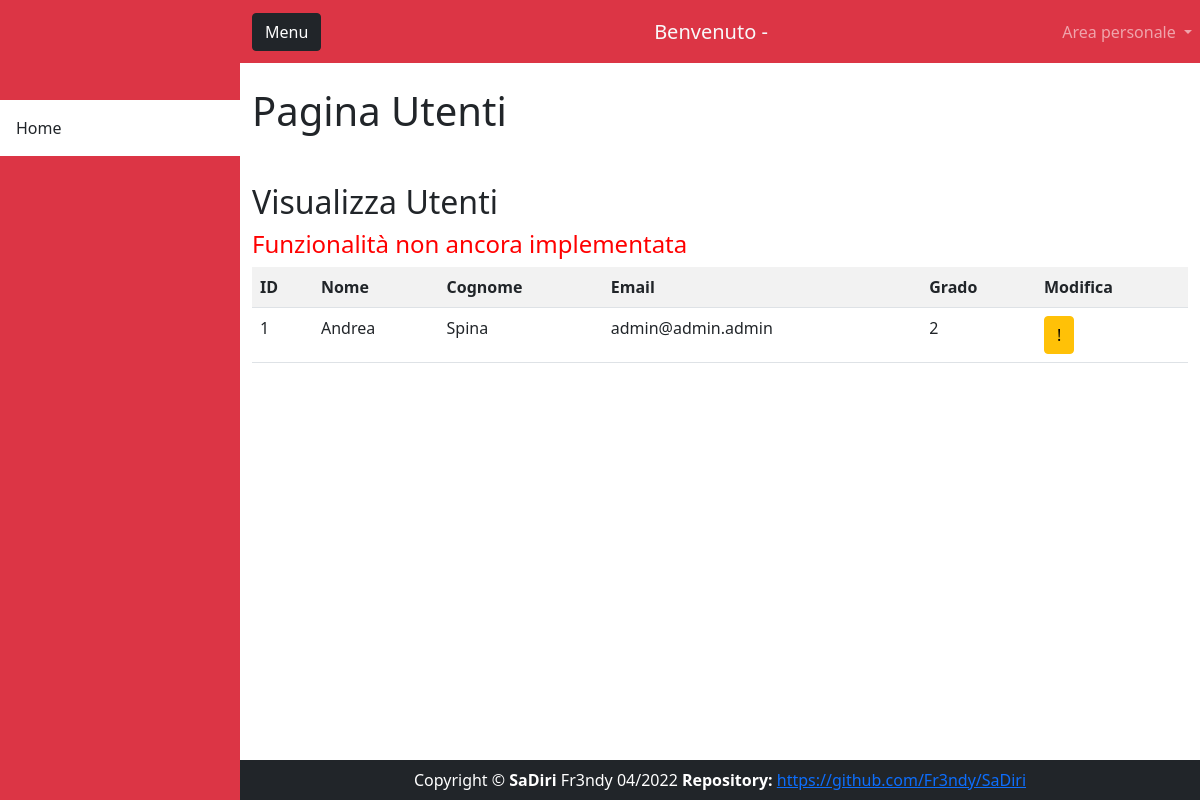
Screenshot of /admin_utenti.php with the database file from the repository.
### tables this page shows
CREATE TABLE IF NOT EXISTS `utenti` (
  `ID_UTENTE` int NOT NULL AUTO_INCREMENT,
  `EMAIL` varchar(64) DEFAULT NULL,
  `PASS` varchar(32) DEFAULT NULL,
  `NOME` varchar(31) DEFAULT NULL,
  `COGNOME` varchar(32) DEFAULT NULL,
  `ALIAS` varchar(32) DEFAULT NULL,
  `GRADO` int DEFAULT NULL,
  PRIMARY KEY (`ID_UTENTE`),
  UNIQUE KEY `EMAIL` (`EMAIL`),
  UNIQUE KEY `ALIAS` (`ALIAS`)
);

### admin_utenti.php (the view, shortened to what this page needs)
<!DOCTYPE html>
<html lang="en">
<head>
    <link href="css/styles1.css" rel="stylesheet" />
</head>
<body class="d-flex flex-column">
    <div class="d-flex" id="wrapper">
        <div class="bg-danger" id="sidebar-wrapper">
            <div class="sidebar-heading py-5 bg-danger "></div>
            <div class="list-group list-group-flush d-flex flex-column" style="height:86%">
                <a class="list-group-item list-group-item-action p-3  my-1" href="admin_home.php">Home</a>
            </div>
        </div>
        <div id="page-content-wrapper" class="d-flex flex-column" style="height: 100vh;">
            <nav class="sb-topnav navbar navbar-expand navbar-dark bg-danger" style="height: 8vh;">
                <div class="container-fluid">
                    <button class="btn btn-dark" id="sidebarToggle">Menu</button>
                </div>
                <p class="lead mb-0 text-light w-100">Benvenuto -
                </p>
                <ul class="navbar-nav ms-auto">
                    <li class="nav-item dropdown">
                        <a class="nav-link  dropdown-toggle" href="#" data-bs-toggle="dropdown"> Area personale </a>
                    </li>
                </ul>
            </nav>
            <div class="container-fluid " style="overflow: auto; height: 88vh;">
                <h1 class="mt-4">Pagina Utenti</h1>
                <h2>Visualizza Utenti</h2>
                <h4 style="color:red;">Funzionalità non ancora implementata</h4>
                <table class="table table-striped">
                    <tr>
                        <th cope="col">ID</th>
                        <th cope="col">Nome</th>
                        <th cope="col">Cognome</th>
                        <th cope="col">Email</th>
                        <th cope="col">Grado</th>
                        <th cope="col">Modifica</th>
                    </tr>
                    <?php
                            include ("Config.php");
                            $query = "
                            SELECT ID_UTENTE,NOME,COGNOME,GRADO,EMAIL
                            FROM utenti
                            ORDER BY ID_UTENTE DESC
                            ";
                            $ris = mysqli_query($link,$query);
                            while($array=mysqli_fetch_array($ris)){
                            if ($ris)
                            {
                                print'
                                <tr>
                                <td>'.$array["ID_UTENTE"].'</td>
                                <td>'.$array["NOME"].'</td>
                                <td>'.$array["COGNOME"].'</td>
                                <td>'.$array["EMAIL"].'</td>
                                <td>'.$array["GRADO"].'</td>
                                <td><form action="modifica_utenti.php" method="post">
                                <input style="display: none;" name="ID" value="'.$array["ID_UTENTE"].'">
                                <button type="submit" class="btn btn-warning">!</button>
                                </form></td>
                                </tr>
                                ';
                            }else
                            {
                                    print "Errore nella query";
                            }
                        }
                        ?>
                </table>
            </div>
    <footer class="py-2 bg-dark mt-auto">
        <div class="container">
            <p class="m-0 text-center text-white">Copyright &copy; <b>SaDiri</b> Fr3ndy 04/2022 <b>Repository:</b> <a
                    href="https://github.com/Fr3ndy/SaDiri">https://github.com/Fr3ndy/SaDiri</a> </p>
        </div>
    </footer>
</body>
</html>

### rows the page displays
utenti: ID_UTENTE "1", NOME "Andrea", COGNOME "Spina", EMAIL "admin@admin.admin", GRADO "2"
